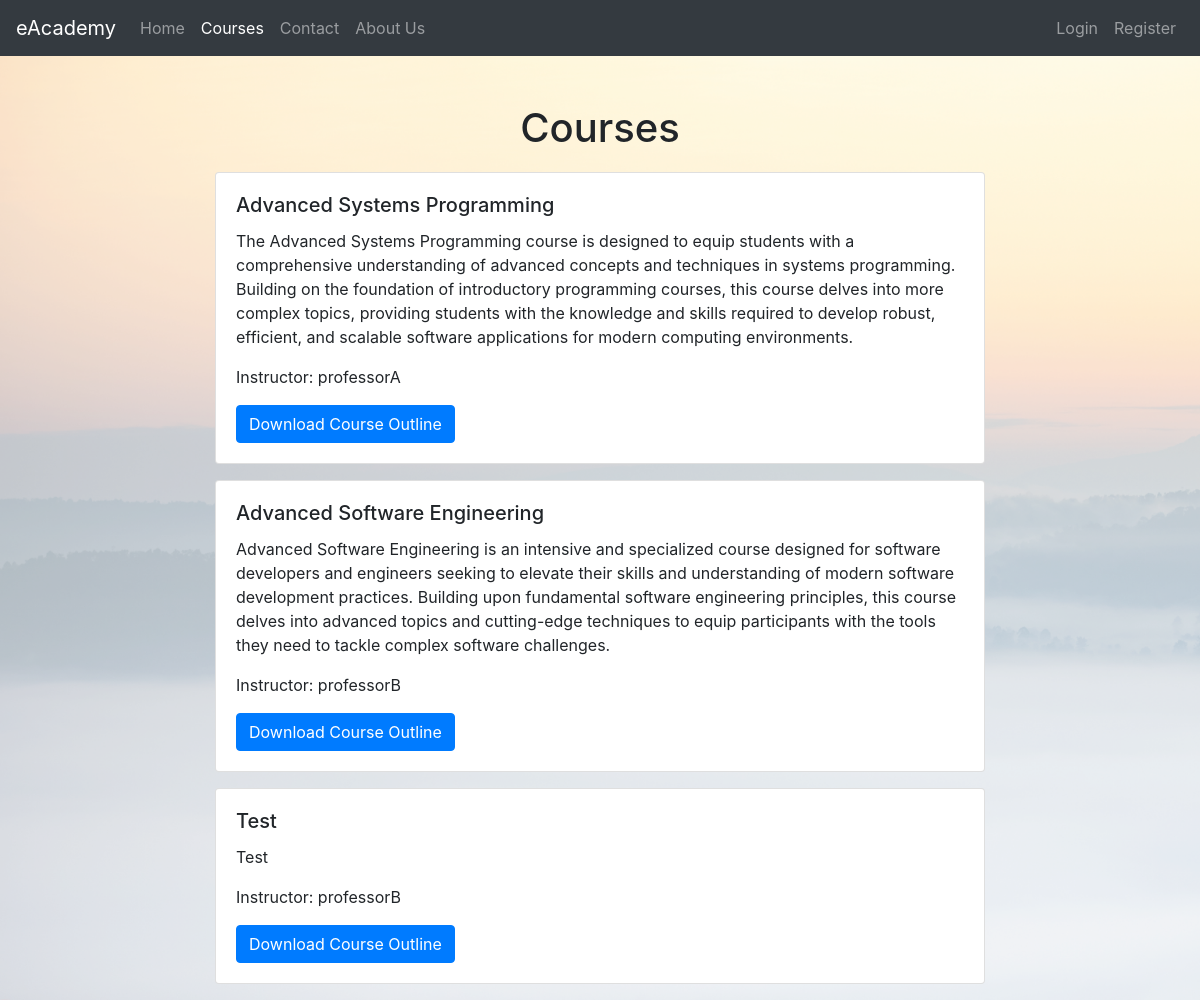
Page /courses/ on the committed database.
### eAcademyApp/models.py (models this page shows, shortened)
class Course(models.Model):
    title = models.CharField(max_length=200)
    description = models.TextField()
    instructor = models.ForeignKey(User, on_delete=models.CASCADE)
    files = models.FileField(upload_to='course_files/')
    created_at = models.DateTimeField(auto_now_add=True)
    updated_at = models.DateTimeField(auto_now=True)

### eAcademyApp/views.py (the view)
# urls.py: path('courses/', views.course_list, name='course_list'),
def course_list(request):
    courses = Course.objects.all()
    return render(request, 'course.html', {'courses': courses})

### templates/course.html (shortened to what this page needs)
{% extends 'base.html' %}
{% block content %}
    <div class="container mt-5">
        <h1>Courses</h1>
        <div class="row">
            <div class="col-md-12">
                <div class="course-list">
                    {% for course in courses %}
                        <div class="card mb-3">
                            <div class="card-body">
                                <h5 class="card-title">{{ course.title }}</h5>
                                <p class="card-text">{{ course.description }}</p>
                                <p class="card-text">Instructor: {{ course.instructor.username }}</p>
                                <a href="{{ course.files.url }}" class="btn btn-primary">Download Course Outline</a>
                            </div>
                        </div>
                    {% empty %}
                        <p>No courses available.</p>
                    {% endfor %}
                </div>
            </div>
        </div>
    </div>
{% endblock %}

### eAcademyApp/static/eAcademyApp/styles.css (style rules this page uses)
body { background-image: url("background.png"); background-size: cover; background-repeat: no-repeat; }
.container { max-width: 800px; margin: 0 auto; }
h1 { text-align: center; margin-bottom: 20px; }

### rows in the picture
Course: title "Advanced Systems Programming", description "The Advanced Systems Programming course is designed to equip students with a comprehensive understanding of advanced concepts and techniques in systems programming. Building on the foundation of introductory programming courses, this course delves into more complex topics, providing students with the knowledge and skills required to develop robust, efficient, and scalable software applications for modern computing environments.", instructor.username "professorA"
Course: title "Advanced Software Engineering", description "Advanced Software Engineering is an intensive and specialized course designed for software developers and engineers seeking to elevate their skills and understanding of modern software development practices. Building upon fundamental software engineering principles, this course delves into advanced topics and cutting-edge techniques to equip participants with the tools they need to tackle complex software challenges.", instructor.username "professorB"
Course: title "Test", description "Test", instructor.username "professorB"
